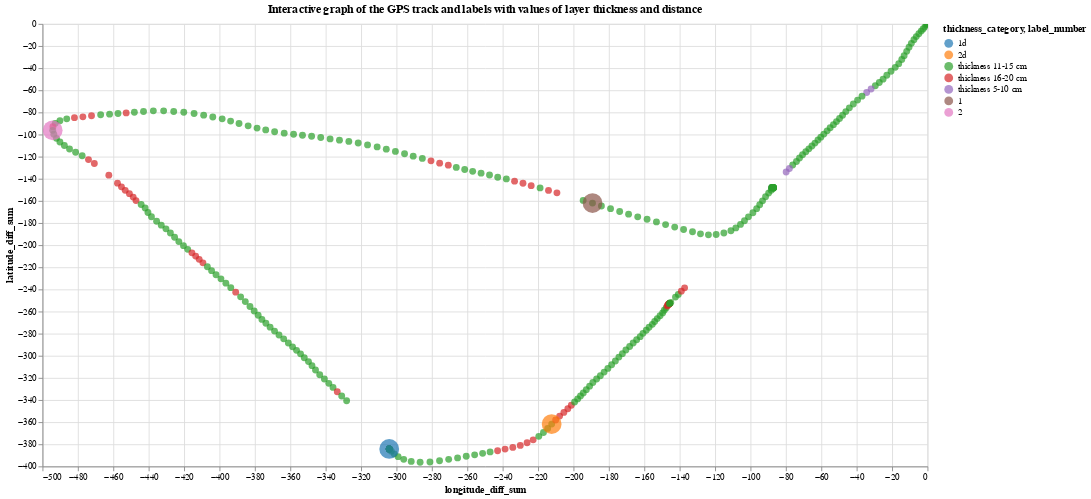

Notebook cell for this chart:
### Code cell
chart1 = alt.Chart(final_data1).mark_circle(size=60).encode(
    x='longitude_diff_sum',
    y='latitude_diff_sum',
    color=alt.Color('thickness_category', scale=alt.Scale(scheme='category10')),
    tooltip=[alt.Tooltip('layer_thickness', title='Layer thickness'), alt.Tooltip('distance', title='Distance from start point')]
).interactive().properties(width=1000, height=500)

chart12 = alt.Chart(full_data_label).mark_circle(size=500).encode(
    x='longitude_diff_sum',
    y='latitude_diff_sum',
    color=alt.Color('label_number:O', scale=alt.Scale(scheme='set1')),
    tooltip=[alt.Tooltip('layer_thickness', title='Layer thickness'), alt.Tooltip('distance', title='Distance from start point')]
).interactive().properties(width=1000, height=500, title='Interactive graph of the GPS track and labels with values of layer thickness and distance')

chart2 = chart1 + chart12
chart2.save('chart2.html')
chart2

### Figure 1 — Vega-Lite specification as saved in the notebook (floating-point values rounded to 4 significant figures; data arrays with more than 128 entries replaced by an {"elided": "..."} marker saying what was removed)
{"config": {"view": {"continuousWidth": 400, "continuousHeight": 300}}, "layer": [{"data": {"name": "data-97dca21fc931a557f1927d4e47673f84"}, "mark": {"type": "circle", "size": 60}, "encoding": {"color": {"type": "nominal", "field": "thickness_category", "scale": {"scheme": "category10"}}, "tooltip": [{"type": "quantitative", "field": "layer_thickness", "title": "Layer thickness"}, {"type": "quantitative", "field": "distance", "title": "Distance from start point"}], "x": {"type": "quantitative", "field": "longitude_diff_sum"}, "y": {"type": "quantitative", "field": "latitude_diff_sum"}}, "height": 500, "selection": {"selector009": {"type": "interval", "bind": "scales", "encodings": ["x", "y"]}}, "width": 1000}, {"data": {"name": "data-615f7c9416717f92fd39f2d3c5e993e8"}, "mark": {"type": "circle", "size": 500}, "encoding": {"color": {"type": "ordinal", "field": "label_number", "scale": {"scheme": "set1"}}, "tooltip": [{"type": "quantitative", "field": "layer_thickness", "title": "Layer thickness"}, {"type": "quantitative", "field": "distance", "title": "Distance from start point"}], "x": {"type": "quantitative", "field": "longitude_diff_sum"}, "y": {"type": "quantitative", "field": "latitude_diff_sum"}}, "height": 500, "selection": {"selector010": {"type": "interval", "bind": "scales", "encodings": ["x", "y"]}}, "title": "Interactive graph of the GPS track and labels with values of layer thickness and distance", "width": 1000}], "$schema": "https://vega.github.io/schema/vega-lite/v4.8.1.json", "datasets": {"data-97dca21fc931a557f1927d4e47673f84": {"elided": "319 records"}, "data-615f7c9416717f92fd39f2d3c5e993e8": [{"frame_number": 3461, "label_number": 1, "layer_thickness": 11, "thickness_category": "thickness 11-15 cm", "latitude": 55.77, "longitude": 37.52, "longitude_diff_sum": -189.2, "latitude_diff_sum": -162.0, "distance": 306.5}, {"frame_number": 5119, "label_number": 2, "layer_thickness": 14, "thickness_category": "thickness 11-15 cm", "latitude": 55.77, "longitude": 37.51, "longitude_diff_sum": -494.2, "latitude_diff_sum": -96.21, "distance": 633.6}, {"frame_number": 7881, "label_number": "1d", "layer_thickness": 13, "thickness_category": "thickness 11-15 cm", "latitude": 55.77, "longitude": 37.51, "longitude_diff_sum": -304.1, "latitude_diff_sum": -384.2, "distance": 981.8}, {"frame_number": 8573, "label_number": "2d", "layer_thickness": 16, "thickness_category": "thickness 16-20 cm", "latitude": 55.77, "longitude": 37.52, "longitude_diff_sum": -212.3, "latitude_diff_sum": -361.7, "distance": 1090.0}]}}
